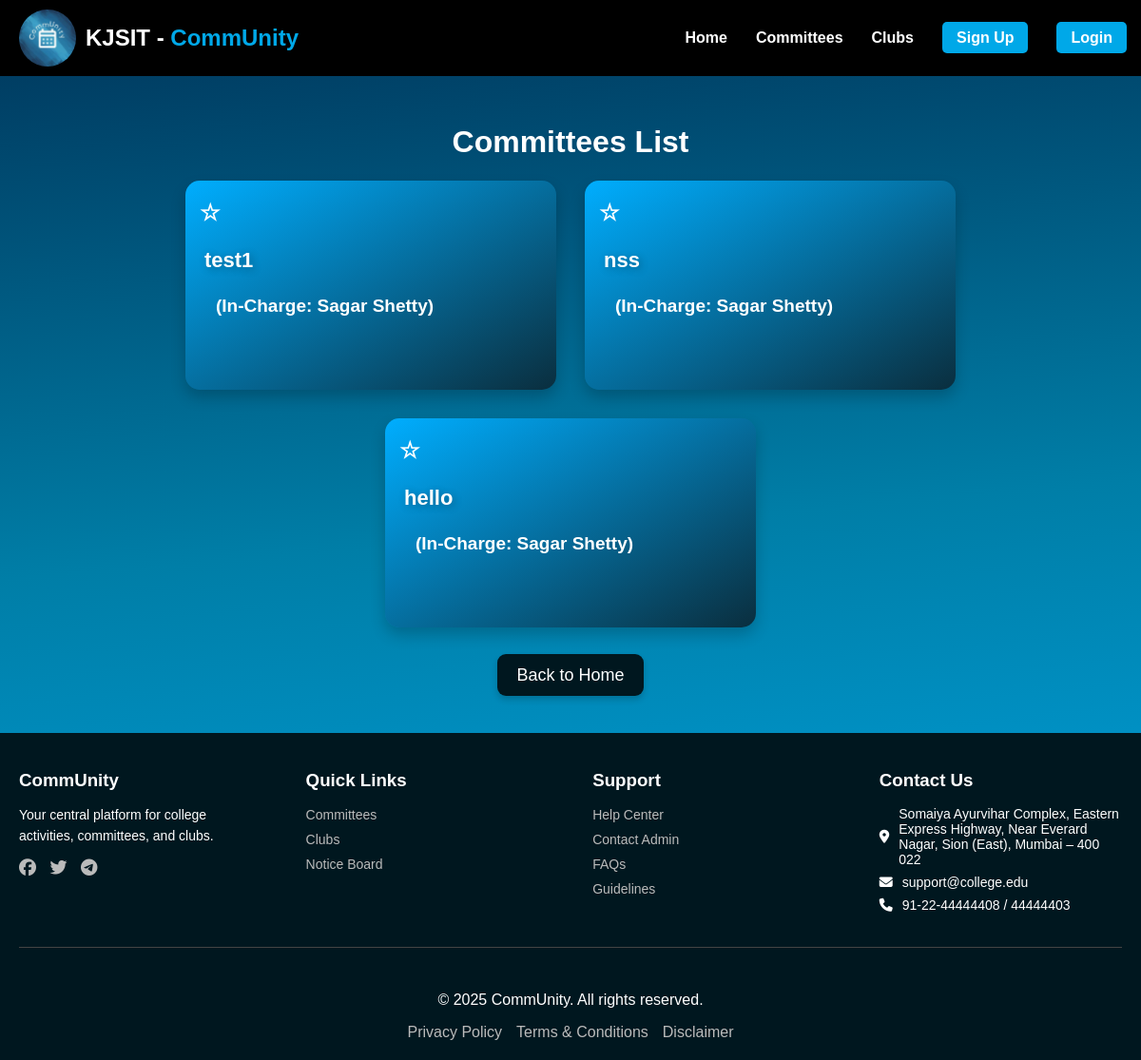
The app's page /committees/committees/, older data.
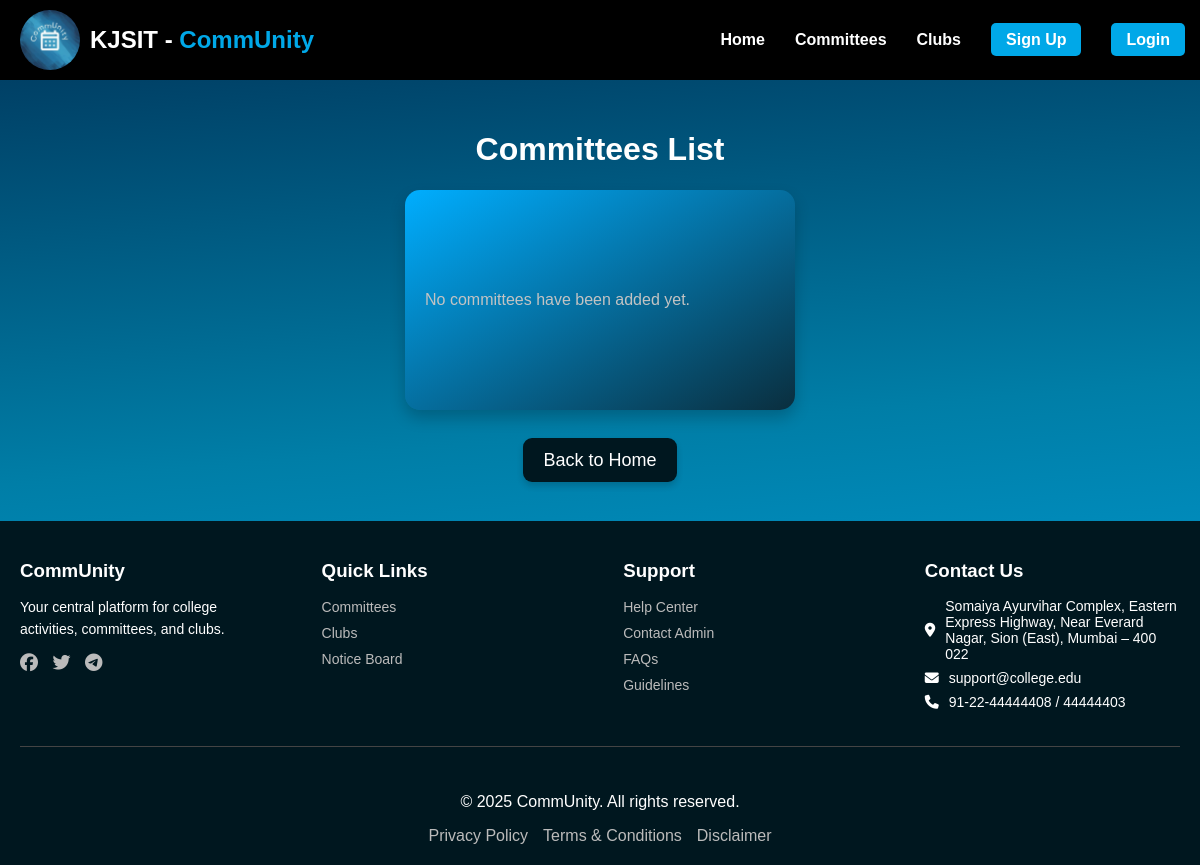
The same page, newer data.
### committees/models.py (models this page shows, shortened)
class Associations(models.Model):
    ROLE_CHOICES = (
        ('committees', 'Committees'),
        ('clubs', 'Clubs')
    )
    STATUS_CHOICES = (
        ('pending', 'Pending Approval'),
        ('approved', 'Approved'),
        ('rejected', 'Rejected'),
        ('delete_pending', 'Delete Request Pending'),
    )
    CATEGORY = (
        ('None', 'None'),
        ('Academic', 'Academic'),
        ('Technical', 'Technical'),
        ('Cultural', 'Cultural'),
        ('Sports', 'Sports'),
        ('Social', 'Social'),
        ('Other', 'Other')
    )
    id = models.AutoField(primary_key=True)
    name = models.CharField(max_length=255)
    description = models.TextField()
    type = models.CharField(max_length=15, choices=ROLE_CHOICES)
    category = models.CharField(max_length=30, choices=CATEGORY, default='None')
    faculty_incharge = models.ForeignKey('faculty.Faculty', on_delete=models.CASCADE)
    created_by = models.ForeignKey('members.CoreMember', on_delete=models.CASCADE, null=True, blank=True)
    created_at = models.DateTimeField(auto_now_add=True)
    image = models.ImageField(upload_to='association_images/', null=True, blank=True)
    status = models.CharField(max_length=15, choices=STATUS_CHOICES, default='pending')
    owner = models.ForeignKey('members.CoreMember', on_delete=models.SET_NULL, null=True, blank=True,related_name='owned_associations')

### faculty/models.py (models this page shows, shortened)
class Faculty(models.Model):
    id = models.OneToOneField(UserProfile, on_delete=models.CASCADE, primary_key=True)
    department = models.CharField(max_length=100)
    designation = models.CharField(max_length=100,null=True,blank=True)
    locked_dates = models.JSONField(null=True,blank=True)
    permissions = models.JSONField(default=list,null=True,blank=True)
    can_lock_dates = models.BooleanField(default=False)

### Login/models.py (models this page shows, shortened)
class UserProfile(models.Model):
    ROLE_CHOICES = (
        ('faculty', 'Faculty'),
        ('core_member', 'Core Member'),
        ('member', 'Member'),
        ('non_participating', 'Non Participating')
    )
    id = models.OneToOneField(settings.AUTH_USER_MODEL, on_delete=models.CASCADE, primary_key=True)
    ssv_id = models.IntegerField(null=True, blank=True, unique=True)  # New field
    full_name = models.CharField(max_length=255)
    role = models.CharField(max_length=20, choices=ROLE_CHOICES,default='non_participating')
    profile_picture = models.ImageField(upload_to='profile_pics/', default='profile_pics/default.jpg',null=True, blank=True)
    created_at = models.DateTimeField(auto_now_add=True)
    updated_at = models.DateTimeField(auto_now=True)
    preferences = models.JSONField(default=list,null=True,blank=True) # New field for preferences
    notification_read = models.JSONField(default=list,null=True,blank=True)

### committees/views.py (the view, shortened to what this page needs)
# urls.py: path('committees/', views.committees_list, name='committees_list'),
def committees_list(request):
    user = request.user
    committees = Associations.objects.filter(type='committees',status__in=["approved", "delete_pending"])
    preferences = []
    if request.user.is_authenticated:
        preferences = UserProfile.objects.get(id=user).preferences
    context = {
        'committees': committees,
        'preferences': preferences
    }
    request.session['url'] = 'committees_list'
    return render(request, 'committees/committees_list.html', context)

### committees/templates/committees/committees_list.html (shortened to what the changed rows need)
{% load static %}
<link rel="stylesheet" href="https://cdnjs.cloudflare.com/ajax/libs/font-awesome/6.5.1/css/all.min.css">
<link rel="stylesheet" href="{% static 'css/committees_list.css' %}">
<h1>Committees List</h1>
<div class="committees-list">
    <ul>
        {% for committee in committees %}
            {% if committee.status == "approved" or committee.status == "delete_pending" %}
                <li>
                    <span
                        class="star-icon {% if committee.id in preferences %}selected{% endif %}"
                        data-committee-id="{{ committee.id }}"
                        onclick="toggleSelection(this)">
                        {% if committee.id in preferences %} &#9733; {% else %} &#9734; {% endif %}
                    </span>
                    <a href="{% url 'committees_detail' pk=committee.id %}" class="committee-link">
                        {{ committee.name }}
                    </a>
                    <br>
                    <span class="faculty-incharge">(In-Charge: {{ committee.faculty_incharge.id.full_name }})</span>
                </li>
            {% endif %}
        {% empty %}
            <li>No committees have been added yet.</li>
        {% endfor %}
    </ul>
</div>

Row changes from the older to the newer data that the page shows:
removed Associations: name "test1", faculty_incharge.id.full_name "Sagar Shetty"
removed Associations: name "nss", faculty_incharge.id.full_name "Sagar Shetty"
removed Associations: name "hello", faculty_incharge.id.full_name "Sagar Shetty"
Text that changed along with them:
text now shown: "No committees have been added yet."
